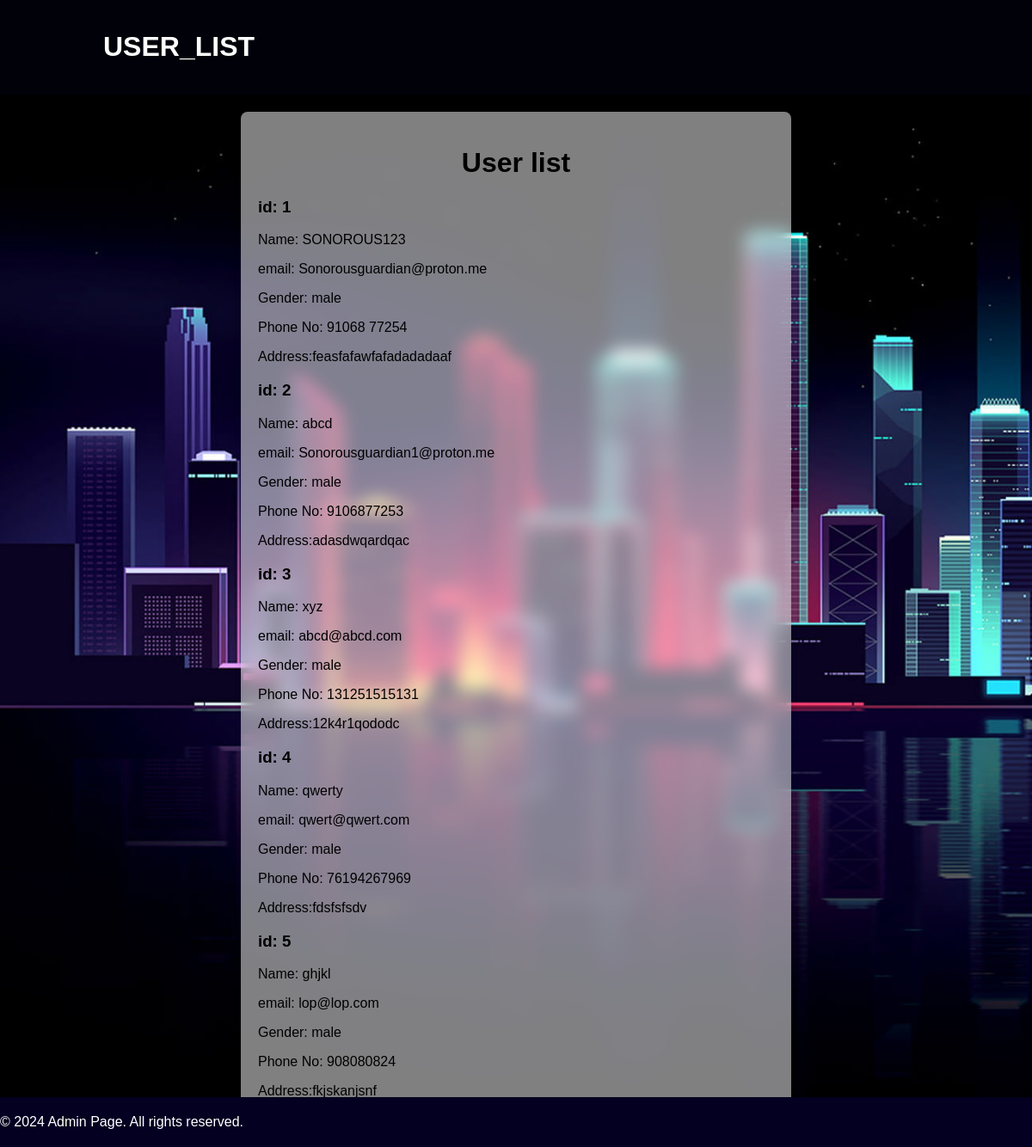
Screenshot of /user_list.html with the database file from the repository.
### main.py (models this page shows)
class User(db.Model):
    id = db.Column(db.Integer, primary_key=True, autoincrement=True)
    name = db.Column(db.Text)
    password = db.Column(db.Text)
    gender = db.Column(db.Text)
    email = db.Column(db.Text, unique=True)
    phone_no = db.Column(db.Integer, unique=True)
    address = db.Column(db.Text)

### main.py (the view)
@app.route('/user_list.html', methods=['GET', 'POST'])
def user_list():
    users = User.query.all()
    return render_template('user_list.html', users=users)

### templates/user_list.html (shortened to what this page needs)
<!DOCTYPE html>
<html lang="en">
<head>
</head>
<body>
  <header id="header" class="fixed-top d-flex align-items-center">
      <div class="header-container d-flex align-items-center justify-content-between">
        <div class="logo">
          <h1 class="text-light">USER_LIST</a></h1>
        </div>
  </header>
<div class="container">
  <h1>User list</h1>
  <ul id="complaints-list">
    {% for user in users %}
    <li class="complaint-item">
        <h3>id: {{ user.id }}</h3>
        <p>Name: {{ user.name }}</p>
        <p>email: {{ user.email }}</p>
        <p>Gender: {{ user.gender }}</p>
        <p>Phone No: {{ user.phone_no }}</p>
        <p>Address:{{ user.address}}</p>
    </li>
    {% endfor %}
</ul>
</div>
<footer id="footer" class="bg-dark text-white py-4">
  <div class="containertext-center">
      <p>&copy; 2024 Admin Page. All rights reserved.</p>
  </div>
</footer>
</body>
</html>

### templates/user_list.html (style rules this page uses)
header { background-color: #000109; box-shadow: 0px 4px 20px rgba(0, 0, 0, 0.1); padding: 15px 0; color: #ffffff; }
.header-container { display: flex; justify-content: space-between; align-items: center; width: 80%; margin: 0 auto; }
body { font-family: Arial, sans-serif; margin: 0; padding: 0; background-image: url('static/background.jpg'); background-size: cover; }
.container { max-width: 600px; margin: 20px auto; padding: 20px; background-color: rgba(255, 255, 255, 0.5); border-radius: 8px; box-shadow: 0 0 10px rgba(0, 0, 0, 0.1); backdrop-filter: blur(10px); }
h1 { text-align: center; }
#complaints-list { list-style-type: none; padding: 0; }
.complaint-item:last-child { margin-bottom: 0; }
#footer { background-color: #030021; color: #ffffff; padding: 20px 0; position: fixed; width: 100%; bottom: 0; }
#footer p { margin: 0; }

### rows the page displays
User: id "1", name "SONOROUS123", email "Sonorousguardian@proton.me", gender "male", phone_no "91068 77254", address "feasfafawfafadadadaaf"
User: id "2", name "abcd", email "Sonorousguardian1@proton.me", gender "male", phone_no "9106877253", address "adasdwqardqac"
User: id "3", name "xyz", email "abcd@abcd.com", gender "male", phone_no "131251515131", address "12k4r1qododc"
User: id "4", name "qwerty", email "qwert@qwert.com", gender "male", phone_no "76194267969", address "fdsfsfsdv"
User: id "5", name "ghjkl", email "lop@lop.com", gender "male", phone_no "908080824", address "fkjskanjsnf"
